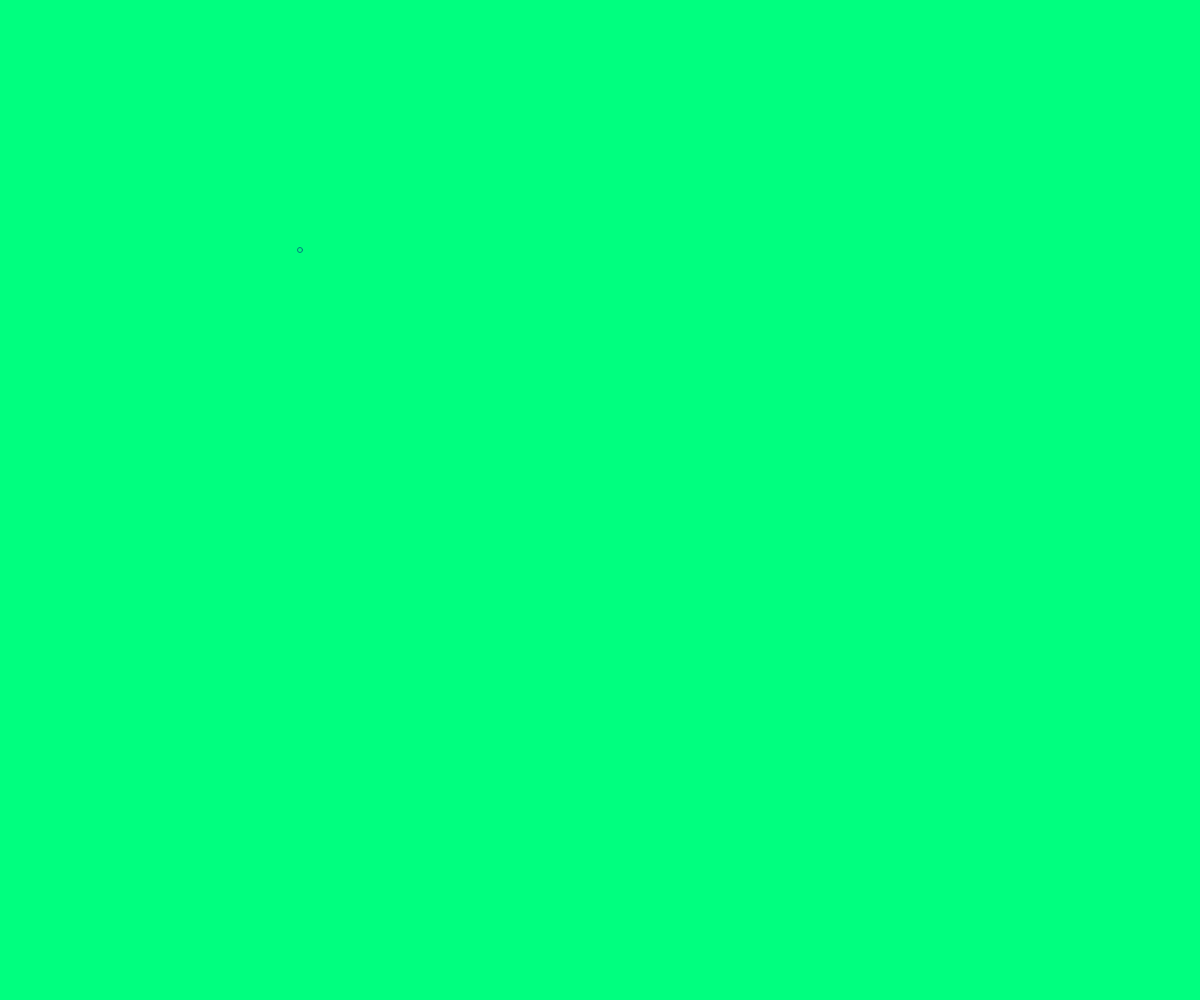
Frame 1 (no input)
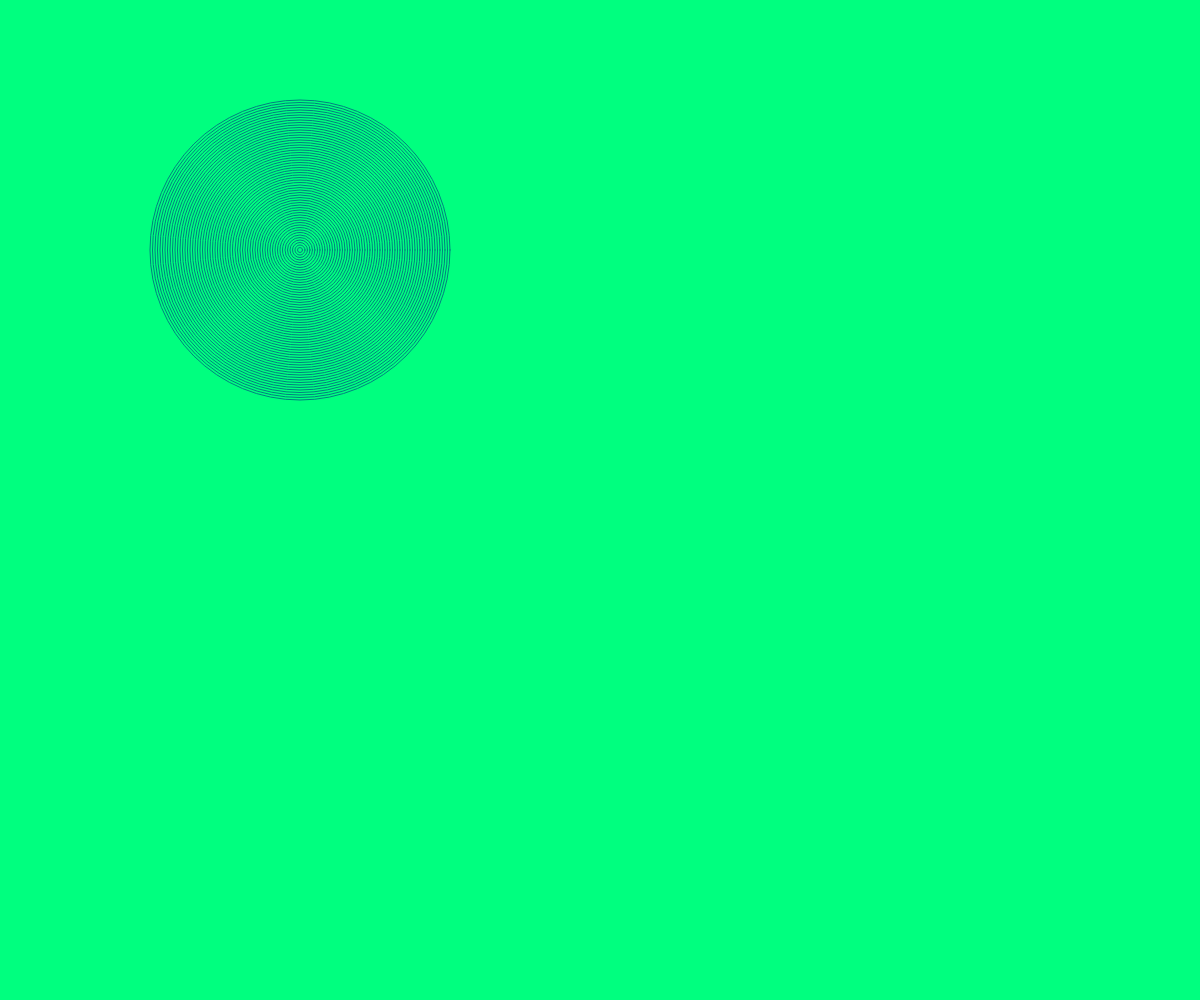
Frame 60 (no input)
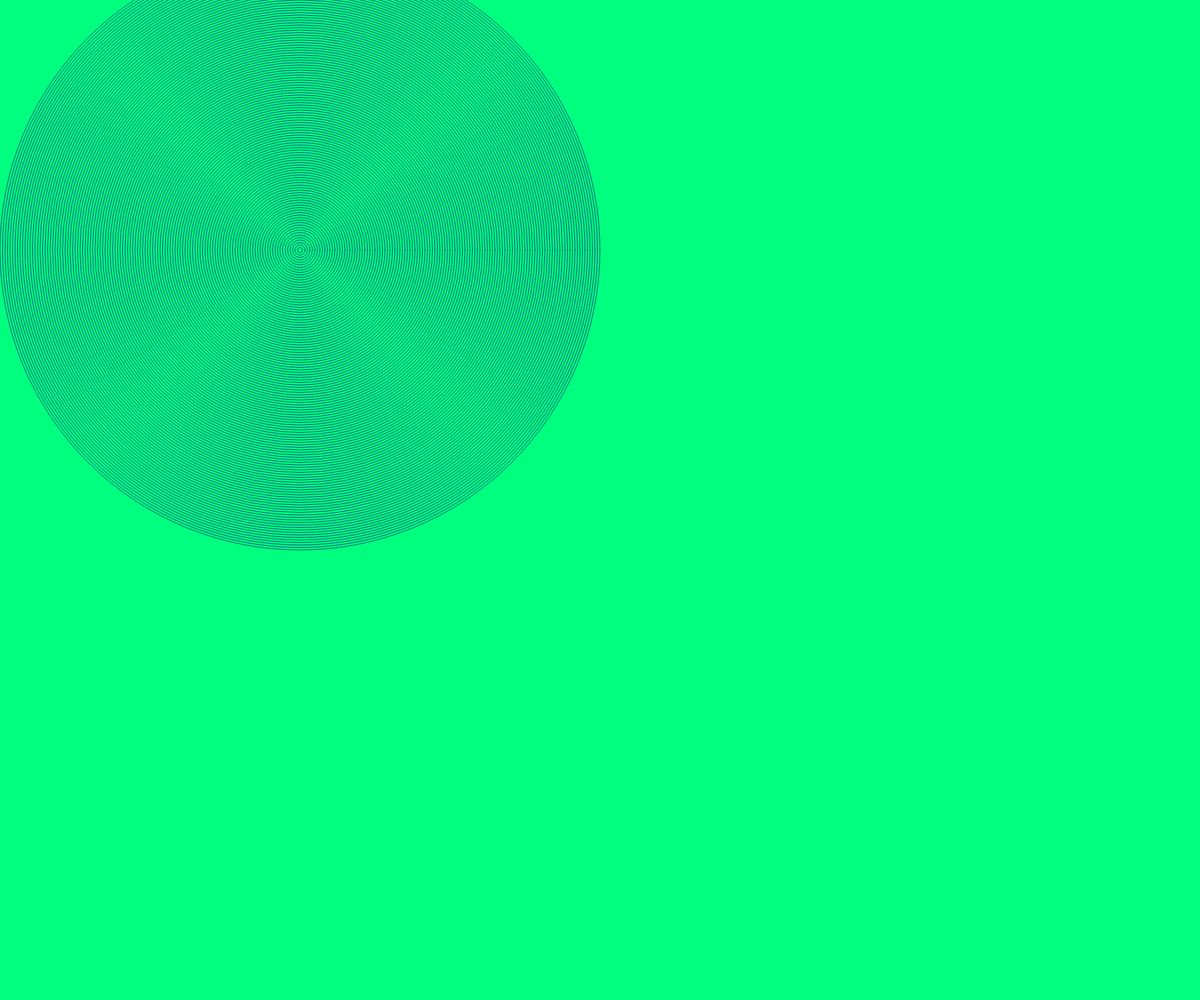
Frame 120 (the mouse pressed at the canvas centre since frame 60)

The p5.js sketch that drew these frames (run headless with seeded random() and noise() and a simulated clock; from frame 60 on, the mouse is pressed at the canvas centre):

// p5.js sketch
// ── sketch.js
function setup() {
  createCanvas(windowWidth, windowHeight);
  background('#00FF7F');
  frameRate(20);
  noFill();
}

function draw() {
  stroke('#008080');
  ellipse(windowWidth/4, windowHeight/4, frameCount*5%700);
  if(frameCount*5%700 == 0) {
    background('#40E0D0');
  }
}
